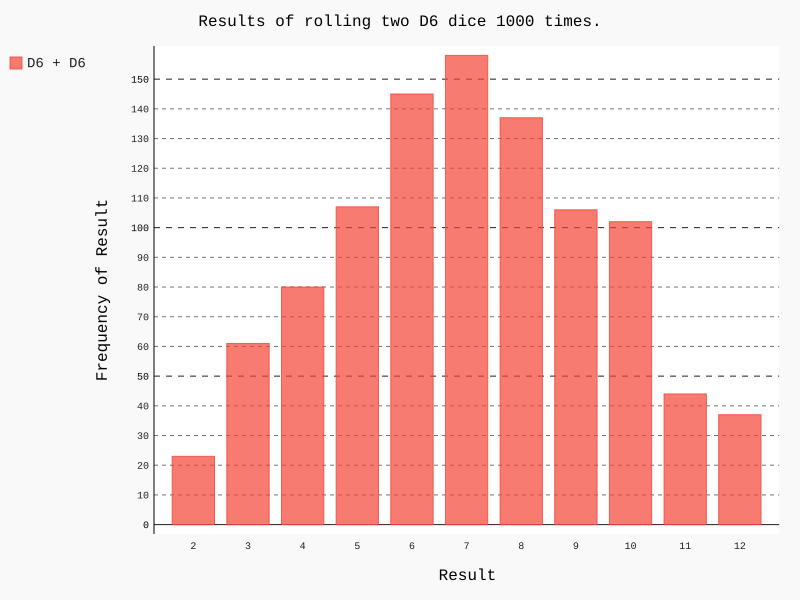

Reproduce this figure in Python.
#Esse gráfico mostrará os resultados aproximados que você provavelmente obterá quando lançar um par de dados D6.
#Como podemos ver, é menos provavel que você obtenha um 2 ou 12, e mais provável que tire um 7, pois há seis
# maneiras de obter esse valor: 1 e 6, 2 e 5, 3 e 4, 4 e 3, 5 e 2 ou 6 e 1.
import pygal
from die import Die

#Cria dois dados D6
die_1 = Die()
die_2 = Die()

#Faz alguns lançamentos e armazena os resultados em uma lista
results = []
for roll_num in range(1000): #como usamos o pygal para analisar e não para exibir resultados, podemos aumentar os lançamentos para 1000.
    result = die_1.roll() + die_2.roll()
    results.append(result)

#Analisa os resultados
frequencies = []
max_result = die_1.num_sides + die_2.num_sides
for value in range(2, max_result+1):
    frequency = results.count(value)
    frequencies.append(frequency)
#print(frequencies)

#Visualiza os resultados
hist = pygal.Bar() #Geramos um gráfico de barras que armazenamos em hist

hist.title = "Results of rolling two D6 dice 1000 times." #Definimos o título do gráfico
hist.x_labels = ['2', '3', '4', '5', '6', '7', '8', '9', '10', '11', '12'] #usamos os resultados possíveis do lançamento de um D6 como rótulos do eixo x
hist.x_title = "Result" #Adicionamos um título para o eixo x
hist.y_title = "Frequency of Result" #Adicionamos um título para o eixo y

hist.add('D6 + D6', frequencies) #Usamos o add para acrescentar uma série de valores ao gráfico
hist.render_to_file('die_visual.svg') #Renderizamos o gráfico em um arquivo .SVG
